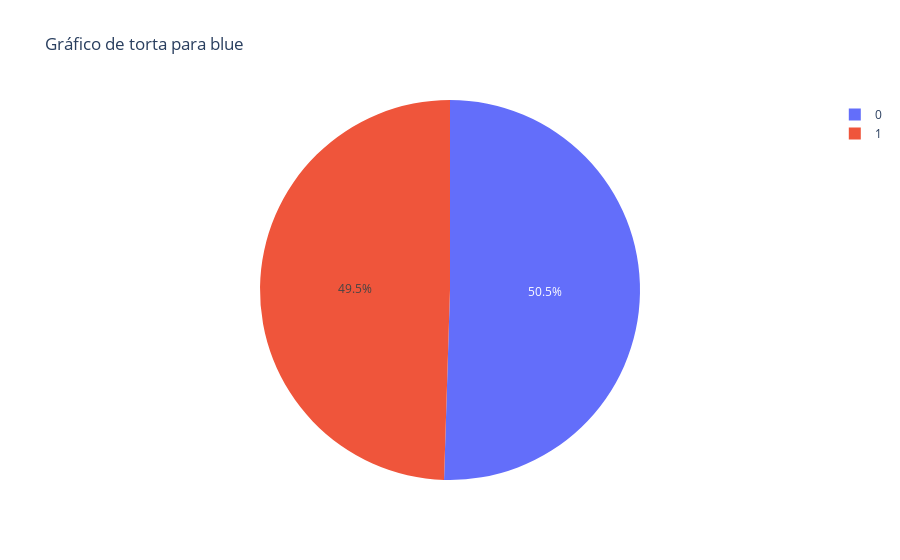
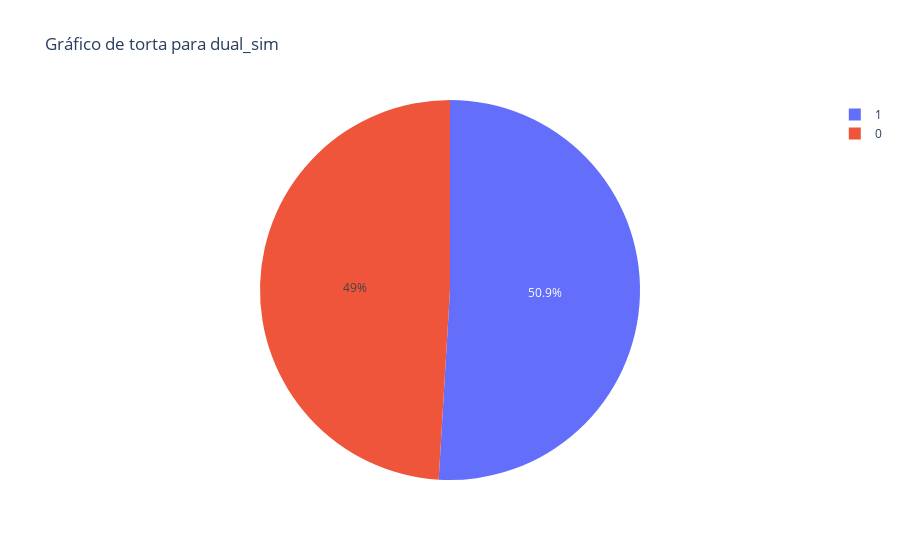
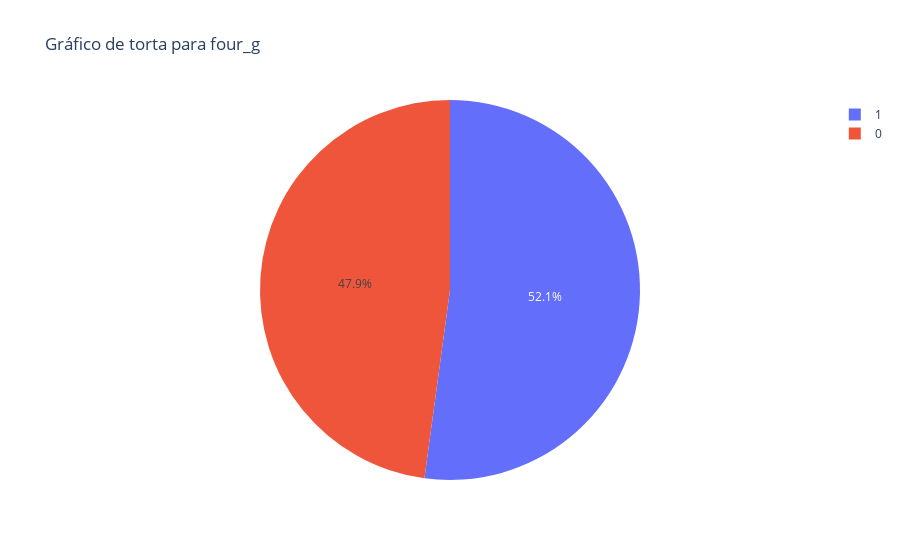
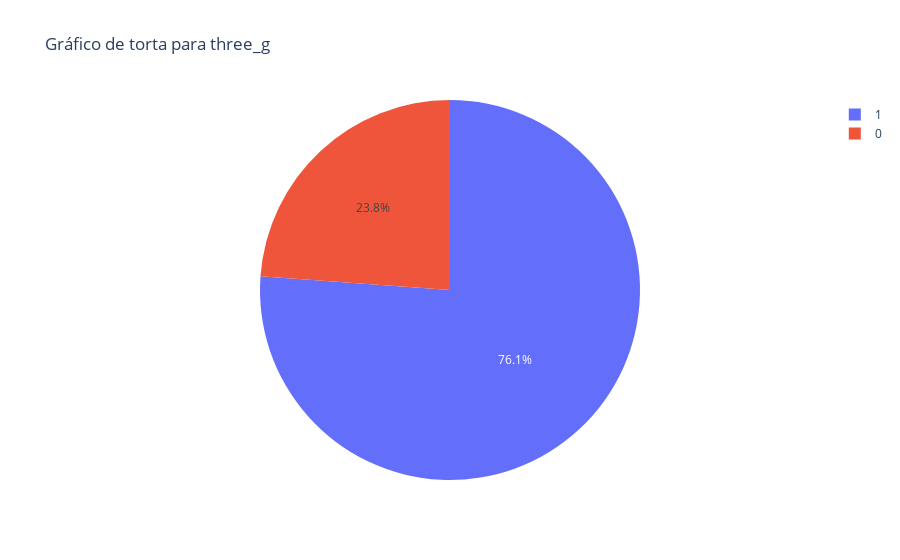

Source (notebook cell) for these figures, in order:
### Code cell
# Iterar sobre cada variable
for var in variables_categoricas:
    # Obtener los conteos de los valores de la variable actual
    attrition_counts = df[var].value_counts()
    
    # Crear el gráfico de torta para la variable actual
    fig = px.pie(values=attrition_counts, names=attrition_counts.index, title=f'Gráfico de torta para {var}')
    
    # Mostrar el gráfico
    fig.show()

### Figure 1 — Plotly figure (JSON) as saved in the notebook; plotly's stock layout.template omitted (floating-point values rounded to 4 significant figures)
{"data": [{"domain": {"x": [0, 1], "y": [0, 1]}, "hovertemplate": "label=%{label}<br>value=%{value}<extra></extra>", "labels": [0, 1], "legendgroup": "", "name": "", "showlegend": true, "type": "pie", "values": [1010, 990]}], "layout": {"legend": {"tracegroupgap": 0}, "title": {"text": "Gráfico de torta para blue"}}}

### Figure 2 — Plotly figure (JSON) as saved in the notebook; plotly's stock layout.template omitted (floating-point values rounded to 4 significant figures)
{"data": [{"domain": {"x": [0, 1], "y": [0, 1]}, "hovertemplate": "label=%{label}<br>value=%{value}<extra></extra>", "labels": [1, 0], "legendgroup": "", "name": "", "showlegend": true, "type": "pie", "values": [1019, 981]}], "layout": {"legend": {"tracegroupgap": 0}, "title": {"text": "Gráfico de torta para dual_sim"}}}

### Figure 3 — Plotly figure (JSON) as saved in the notebook; plotly's stock layout.template omitted (floating-point values rounded to 4 significant figures)
{"data": [{"domain": {"x": [0, 1], "y": [0, 1]}, "hovertemplate": "label=%{label}<br>value=%{value}<extra></extra>", "labels": [1, 0], "legendgroup": "", "name": "", "showlegend": true, "type": "pie", "values": [1043, 957]}], "layout": {"legend": {"tracegroupgap": 0}, "title": {"text": "Gráfico de torta para four_g"}}}

### Figure 4 — Plotly figure (JSON) as saved in the notebook; plotly's stock layout.template omitted (floating-point values rounded to 4 significant figures)
{"data": [{"domain": {"x": [0, 1], "y": [0, 1]}, "hovertemplate": "label=%{label}<br>value=%{value}<extra></extra>", "labels": [1, 0], "legendgroup": "", "name": "", "showlegend": true, "type": "pie", "values": [1523, 477]}], "layout": {"legend": {"tracegroupgap": 0}, "title": {"text": "Gráfico de torta para three_g"}}}
